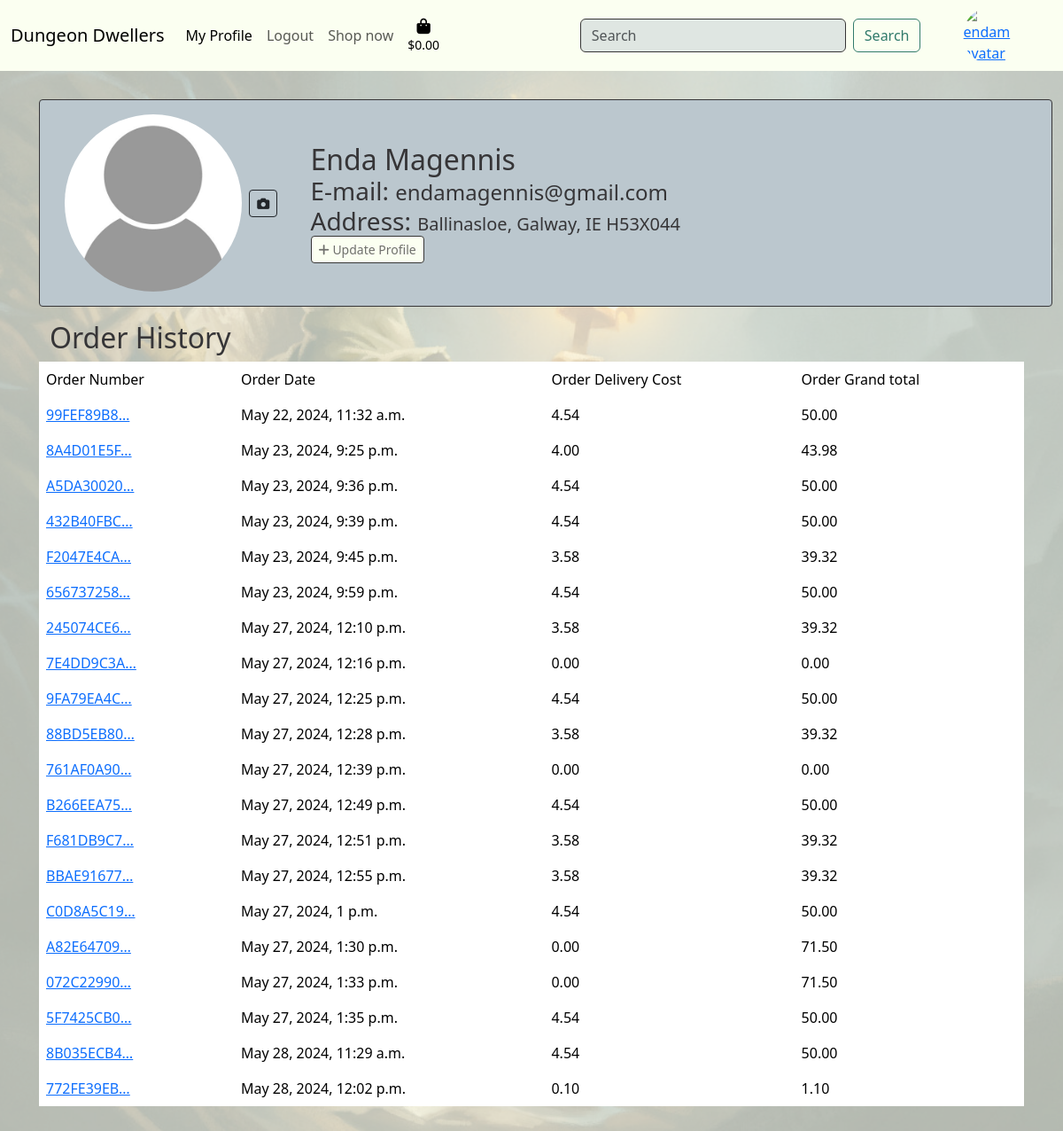
The app's page /profiles/endam/ (signed in) with its own data.
### profiles/models.py (models this page shows, shortened)
class Profile(models.Model):
    user = models.OneToOneField(
        User,
        on_delete=models.CASCADE,
        related_name='profile',
        verbose_name='User',
    )
    first_name = models.CharField(
        max_length=50,
        blank=True,
        verbose_name='First Name',
    )
    last_name = models.CharField(
        max_length=50,
        blank=True,
        null=True,
        verbose_name='Last Name',
    )
    avatar = CloudinaryField(
        'avatar',
        folder='dungeon_avatars',
        blank=True,
        null=True,
        eager=[
            {'width': '50', 'height': '50', 'crop':'crop'}
        ],
        transformation={
            'width': '500', 'height': '500', 'crop':'fill'
        }
    )
    created_at = models.DateTimeField(
        auto_now_add=True,
        verbose_name='Created At',
    )
    updated_at = models.DateTimeField(
        auto_now=True,
        verbose_name='Updated At',
    )

class Address(models.Model):
    user = models.ForeignKey(
        User,
        on_delete=models.CASCADE,
        related_name='addresses',
        default='',
        verbose_name='User',
    )
    address_line_1 = models.CharField(
        max_length=80,
        null=True,
        blank=True,
        verbose_name='Address 1',
    )
    address_line_2 = models.CharField(
        max_length=80,
        null=True,
        blank=True,
        verbose_name='Address 2',
    )
    county = models.CharField(
        max_length=80,
        null=True,
        blank=True,
        verbose_name='County',
    )
    city = models.CharField(
        max_length=80,
        null=True,
        blank=True,
        verbose_name='City',
    )
    country = CountryField(
        blank_label='(select country)',
        null=True,
        blank=True,
        verbose_name='Country',
    )
    post_code = models.CharField(
        max_length=10,
        verbose_name='Post Code',
        null=True,
        blank=True,
    )
    phone_number = models.CharField(
        max_length=20,
        null=True,
        blank=True,
        verbose_name='Phone Number',
    )
    is_default = models.BooleanField(
        default=False,
        verbose_name='Default Address',
    )
    created_at = models.DateTimeField(
        auto_now_add=True,
        verbose_name='Created At',
    )
    updated_at = models.DateTimeField(
        auto_now=True,
        verbose_name='Updated At',
    )
    def __str__(self):
        return f'{self.address_line_1}, {self.city}, {self.country} {self.post_code}'

### checkout/models.py (models this page shows, shortened)
class Order(models.Model):
    order_number = models.CharField(max_length=32, null=False, editable=False)
    profile = models.ForeignKey(Profile, on_delete=models.SET_NULL,
                                      null=True, blank=True, related_name='orders')
    full_name = models.CharField(max_length=50, null=False, blank=False)
    email = models.EmailField(max_length=254, null=False, blank=False)
    address_line_1 = models.CharField(
        max_length=80,
        null=True,
        blank=True,
        verbose_name='Address 1',
    )
    address_line_2 = models.CharField(
        max_length=80,
        null=True,
        blank=True,
        verbose_name='Address 2',
    )
    county = models.CharField(
        max_length=80,
        null=True,
        blank=True,
        verbose_name='County',
    )
    city = models.CharField(
        max_length=80,
        null=True,
        blank=True,
        verbose_name='City',
    )
    country = CountryField(
        blank_label='(select country)',
        null=True,
        blank=True,
        verbose_name='Country',
    )
    post_code = models.CharField(
        max_length=10,
        verbose_name='Post Code',
    )
    phone_number = models.CharField(
        max_length=20,
        null=True,
        blank=True,
        verbose_name='Phone Number',
    )
    date = models.DateTimeField(auto_now_add=True)
    delivery_cost = models.DecimalField(max_digits=6, decimal_places=2, null=False, default=0)
    order_total = models.DecimalField(max_digits=10, decimal_places=2, null=False, default=0)
    grand_total = models.DecimalField(max_digits=10, decimal_places=2, null=False, default=0)
    original_bag = models.TextField(null=False, blank=False, default='')
    stripe_pid = models.CharField(max_length=254, null=False, blank=False, default='')

### profiles/views.py (the view)
# urls.py: path('<str:user>/', ProfileView.as_view(), name='profile'),
class ProfileView(View):
    def get(self, request, *args, **kwargs):
        if request.user.is_authenticated:
            profile = get_object_or_404(Profile, user=request.user)
            addresses = Address.objects.filter(user=request.user)
            default_address = addresses.filter(is_default=True)
            orders = Order.objects.filter(profile=request.user.profile)
            context = {
                'profile': profile,
                'addresses': addresses,
                'default_address': default_address,
                'orders': orders
            }
            return render(request, 'profiles/profile.html', context)
        else:
            return render(request, 'home/index.html')

### bag/contexts.py (called while the page is built, shortened)
def bag_contents(request):
    bag_items = []
    total = 0
    product_count = 0
    bag = request.session.get('bag', {})
    if total < settings.FREE_DELIVERY_THRESHOLD:
        delivery = total * Decimal(settings.STANDARD_DELIVERY_PERCENTAGE / 100)
        free_delivery_delta = settings.FREE_DELIVERY_THRESHOLD - total
    else:
        delivery = 0
        free_delivery_delta = 0
    grand_total = delivery + total
    context = {
        'bag_items': bag_items,
        'total': total,
        'product_count': product_count,
        'delivery': delivery,
        'free_delivery_delta': free_delivery_delta,
        'free_delivery_threshold': settings.FREE_DELIVERY_THRESHOLD,
        'grand_total': grand_total,
    }
    return context

### profiles/templates/profiles/profile.html (shortened to what this page needs)
{% extends 'base.html' %}
{% load static %}
{% block content %}
    <div class="container-fluid p-3 w-100">
        <div class="profile-container rounded-1 d-flex row w-100 grey align-items-center">
            <div class="avatar-container col-3">
                {% if user.profile.avatar.url %}
                    <img src="{{ user.profile.avatar.url }}" alt="{{ user.username }}'s profile picture" class="avatar img-fluid img-round">
                {% else %}
                    <img src="{% static 'images/default_pfp.jpg' %}" alt="{{ user.username }}'s profile picture" class="avatar img-fluid img-round">
                {% endif %}
                <a href="#" class="btn btn-outline-dark btn-sm m-1" id="ajax-edit-avatar-btn"><i class="fa fa-camera"></i></a>
            </div>
            <div class="profile-info-container col-6 black-text">
                {% if user.profile.first_name and user.profile.last_name %}
                    <h2 class="d-inline">{{ user.profile.first_name }} {{ user.profile.last_name }}</h2>
                {% elif user.profile.first_name %}
                    <h2 class="d-inline">{{ user.profile.first_name }}</h2>
                {% else %}
                    <h2 class="d-inline">{{ user.username }}</h2>
                {% endif %}
                <div class="email">
                    <h3 class="d-inline">E-mail: </h3>
                    <h4 class="d-inline">{{ user.email }}</h4>
                </div>
                <div class="address-container">
                    <h3 class="d-inline">Address: </h3>
                    {% if addresses %}
                        {% if default_address %}
                            {% for field in default_address %}
                                <h5 class="d-inline">{{ field }}</h5>
                            {% endfor %}
                        {% else %}
                            <h5 class="d-inline">No default address</h5>
                        {% endif %}
                    {% else %}
                        <h5 class="d-inline">No addresses</h5>
                    {% endif %}
                </div>
                <a href="{% url 'update_profile' user=request.user %}" class="btn btn-sm white"><i class="fa-solid fa-plus float-right"></i> Update Profile</a>
            </div>
        </div>
        <div class="order-history-container row m-3">
            <div class="order-history-header">
                <h2>Order History</h2>
            </div>
            <table class="table table-borderless order-history-body">
                <thead>
                    <tr>
                        <td>Order Number</td>
                        <td>Order Date</td>
                        <td>Order Delivery Cost</td>
                        <td>Order Grand total</td>
                    </tr>
                </thead>
                <tbody>
                    {% for order in orders.all %}
                    <tr>
                        <td><a href="{% url 'order_history' order.order_number %}">{{ order.order_number|truncatechars:10 }}</a></td>
                        <td>{{ order.date }}</td>
                        <td>{{ order.delivery_cost|truncatechars:10 }}</td>
                        <td>{{ order.grand_total|truncatechars:10 }}</td>
                    </tr>
                    {% endfor %}
                </tbody>
            </table>
        </div>
    </div>
{% endblock %}

### static/css/base.css (style rules this page uses)
:root { --clr-white: #fbfff1; --clr-black: #363537; --clr-yellow: #cfc981; --clr-green: #317a6b; --clr-grey: #bbc7ce; --clr-blue: #3E6096; --clr-blue-light: #64c2df; --clr-brown: #754634; --clr-red: #C43B3B; --clr-white-75: #fbfff1b6; --clr-black-75: #363537b6; --clr-yellow-75: #cfc981b6; --clr-green-75: #317a6bb6; --clr-grey-75: #bbc7ceb6; --clr-blue-75: #3E6096b6; --clr-blue-light-75: #64c2dfb6; --clr-brown-75: #754634b6; --clr-red-75: #C43B3Bb6; --clr-white-50: #fbfff171; --clr-black-50: #36353771; --clr-yellow-50: #cfc98171; --clr-green-50: #317a6b71; --clr-grey-50: #bbc7ce71; --clr-blue-50: #3E609671; --clr-blue-light-50: #64c2df71; --clr-brown-50: #75463471; --clr-red-50: #C43B3B71; }
* { margin: 0; padding: 0; box-sizing: border-box; }
body { min-height: 100vh !important; background: url('../images/homepage_background.jpg') no-repeat center center fixed; background-size: cover; overflow-x: hidden; color: var(--clr-black); }
.grey { background-color: var(--clr-grey); color: var(--clr-black); border: 1px solid var(--clr-black); }
.black-text { color: var(--clr-black); }
.white { background-color: var(--clr-white); border: 1px solid var(--clr-black); color: var(--clr-black-75); }
.profile-container { width: 100%; margin: 1em; padding: 1em; }
.avatar-container { max-height: 300px; max-width: 300px; }
.avatar { border-radius: 50%; max-height: 200px; max-width: 200px; }

### records on screen
Address: address_line_1+city+country "Ballinasloe, Galway, IE H53X044"
Order: order_number "99FEF89B8…", date "May 22, 2024, 11:32 a.m.", delivery_cost "4.54", grand_total "50.00"
Order: order_number "8A4D01E5F…", date "May 23, 2024, 9:25 p.m.", delivery_cost "4.00", grand_total "43.98"
Order: order_number "A5DA30020…", date "May 23, 2024, 9:36 p.m.", delivery_cost "4.54", grand_total "50.00"
Order: order_number "432B40FBC…", date "May 23, 2024, 9:39 p.m.", delivery_cost "4.54", grand_total "50.00"
Order: order_number "F2047E4CA…", date "May 23, 2024, 9:45 p.m.", delivery_cost "3.58", grand_total "39.32"
Order: order_number "656737258…", date "May 23, 2024, 9:59 p.m.", delivery_cost "4.54", grand_total "50.00"
Order: order_number "245074CE6…", date "May 27, 2024, 12:10 p.m.", delivery_cost "3.58", grand_total "39.32"
Order: order_number "7E4DD9C3A…", date "May 27, 2024, 12:16 p.m.", delivery_cost "0.00", grand_total "0.00"
Order: order_number "9FA79EA4C…", date "May 27, 2024, 12:25 p.m.", delivery_cost "4.54", grand_total "50.00"
Order: order_number "88BD5EB80…", date "May 27, 2024, 12:28 p.m.", delivery_cost "3.58", grand_total "39.32"
Order: order_number "761AF0A90…", date "May 27, 2024, 12:39 p.m.", delivery_cost "0.00", grand_total "0.00"
Order: order_number "B266EEA75…", date "May 27, 2024, 12:49 p.m.", delivery_cost "4.54", grand_total "50.00"
Order: order_number "F681DB9C7…", date "May 27, 2024, 12:51 p.m.", delivery_cost "3.58", grand_total "39.32"
Order: order_number "BBAE91677…", date "May 27, 2024, 12:55 p.m.", delivery_cost "3.58", grand_total "39.32"
Order: order_number "C0D8A5C19…", date "May 27, 2024, 1 p.m.", delivery_cost "4.54", grand_total "50.00"
Order: order_number "A82E64709…", date "May 27, 2024, 1:30 p.m.", delivery_cost "0.00", grand_total "71.50"
Order: order_number "072C22990…", date "May 27, 2024, 1:33 p.m.", delivery_cost "0.00", grand_total "71.50"
Order: order_number "5F7425CB0…", date "May 27, 2024, 1:35 p.m.", delivery_cost "4.54", grand_total "50.00"
Order: order_number "8B035ECB4…", date "May 28, 2024, 11:29 a.m.", delivery_cost "4.54", grand_total "50.00"
Order: order_number "772FE39EB…", date "May 28, 2024, 12:02 p.m.", delivery_cost "0.10", grand_total "1.10"

### other values on screen
{{ user.profile.first_name }} "Enda"
{{ user.profile.last_name }} "Magennis"
{{ user.email }} "endamagennis@gmail.com"
